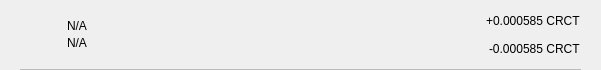
<?xml version="1.0" encoding="UTF-8"?>
<ui version="4.0">
 <class>TxRow</class>
 <widget class="QWidget" name="TxRow">
  <property name="geometry">
   <rect>
    <x>0</x>
    <y>0</y>
    <width>601</width>
    <height>70</height>
   </rect>
  </property>
  <property name="minimumSize">
   <size>
    <width>0</width>
    <height>40</height>
   </size>
  </property>
  <property name="windowTitle">
   <string>Form</string>
  </property>
  <layout class="QVBoxLayout" name="verticalLayout_3">
   <property name="spacing">
    <number>0</number>
   </property>
   <property name="leftMargin">
    <number>0</number>
   </property>
   <property name="topMargin">
    <number>0</number>
   </property>
   <property name="rightMargin">
    <number>0</number>
   </property>
   <property name="bottomMargin">
    <number>0</number>
   </property>
   <item>
    <widget class="QWidget" name="rowContainer" native="true">
     <layout class="QVBoxLayout" name="verticalLayout_2">
      <property name="spacing">
       <number>9</number>
      </property>
      <property name="leftMargin">
       <number>20</number>
      </property>
      <property name="topMargin">
       <number>9</number>
      </property>
      <property name="rightMargin">
       <number>20</number>
      </property>
      <property name="bottomMargin">
       <number>0</number>
      </property>
      <item>
       <widget class="QFrame" name="frame">
        <property name="styleSheet">
         <string notr="true">border:none;</string>
        </property>
        <property name="frameShape">
         <enum>QFrame::StyledPanel</enum>
        </property>
        <property name="frameShadow">
         <enum>QFrame::Raised</enum>
        </property>
        <layout class="QHBoxLayout" name="horizontalLayout" stretch="0,2,0">
         <property name="leftMargin">
          <number>0</number>
         </property>
         <property name="topMargin">
          <number>0</number>
         </property>
         <property name="rightMargin">
          <number>0</number>
         </property>
         <property name="bottomMargin">
          <number>0</number>
         </property>
         <item>
          <widget class="QPushButton" name="icon">
           <property name="focusPolicy">
            <enum>Qt::NoFocus</enum>
           </property>
           <property name="styleSheet">
            <string notr="true">border:none;</string>
           </property>
           <property name="text">
            <string/>
           </property>
           <property name="iconSize">
            <size>
             <width>28</width>
             <height>28</height>
            </size>
           </property>
          </widget>
         </item>
         <item>
          <layout class="QVBoxLayout" name="verticalLayout">
           <property name="spacing">
            <number>3</number>
           </property>
           <property name="leftMargin">
            <number>9</number>
           </property>
           <item>
            <widget class="QLabel" name="lblAddress">
             <property name="styleSheet">
              <string notr="true"/>
             </property>
             <property name="text">
              <string notr="true">N/A</string>
             </property>
             <property name="alignment">
              <set>Qt::AlignBottom|Qt::AlignLeading|Qt::AlignLeft</set>
             </property>
            </widget>
           </item>
           <item>
            <widget class="QLabel" name="lblDate">
             <property name="styleSheet">
              <string notr="true"/>
             </property>
             <property name="text">
              <string notr="true">N/A</string>
             </property>
             <property name="alignment">
              <set>Qt::AlignLeading|Qt::AlignLeft|Qt::AlignTop</set>
             </property>
            </widget>
           </item>
          </layout>
         </item>
         <item>
          <widget class="QWidget" name="containerAmounts" native="true">
           <property name="minimumSize">
            <size>
             <width>80</width>
             <height>0</height>
            </size>
           </property>
           <layout class="QVBoxLayout" name="verticalLayout_4">
            <property name="leftMargin">
             <number>0</number>
            </property>
            <property name="topMargin">
             <number>0</number>
            </property>
            <property name="rightMargin">
             <number>0</number>
            </property>
            <property name="bottomMargin">
             <number>0</number>
            </property>
            <item alignment="Qt::AlignRight">
             <widget class="QLabel" name="lblAmountTop">
              <property name="styleSheet">
               <string notr="true"/>
              </property>
              <property name="text">
               <string>+0.000585 CRCT</string>
              </property>
             </widget>
            </item>
            <item alignment="Qt::AlignRight">
             <widget class="QLabel" name="lblAmountBottom">
              <property name="styleSheet">
               <string notr="true"/>
              </property>
              <property name="text">
               <string>-0.000585 CRCT</string>
              </property>
             </widget>
            </item>
           </layout>
          </widget>
         </item>
        </layout>
       </widget>
      </item>
      <item>
       <widget class="QLabel" name="lblDivisory">
        <property name="minimumSize">
         <size>
          <width>0</width>
          <height>1</height>
         </size>
        </property>
        <property name="maximumSize">
         <size>
          <width>16777215</width>
          <height>1</height>
         </size>
        </property>
        <property name="styleSheet">
         <string notr="true">background-color:#bababa;</string>
        </property>
        <property name="text">
         <string/>
        </property>
        <property name="alignment">
         <set>Qt::AlignBottom|Qt::AlignLeading|Qt::AlignLeft</set>
        </property>
       </widget>
      </item>
     </layout>
    </widget>
   </item>
  </layout>
 </widget>
 <resources/>
 <connections/>
</ui>
